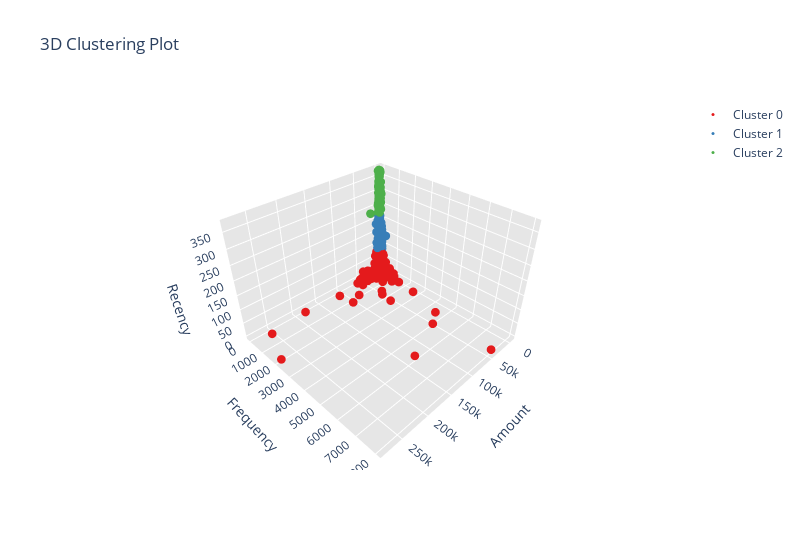
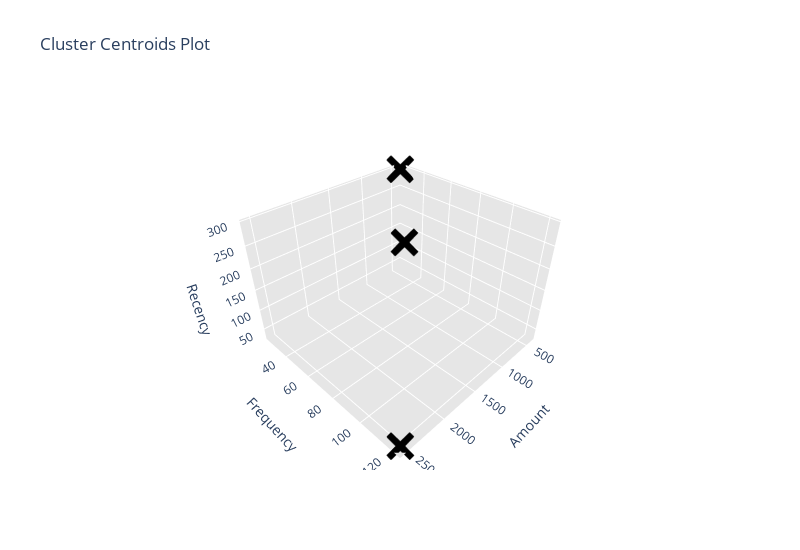

Source (notebook cell) for these figures, in order:
### Code cell
import numpy as np
import pandas as pd
import plotly.graph_objs as go
from sklearn.cluster import KMeans
from sklearn.preprocessing import MinMaxScaler

# Assuming rfm_df is already defined and scaled
num_clusters = 3  # Adjust the number of clusters as needed
kmeans = KMeans(n_clusters=num_clusters, random_state=42)
rfm['kmeans'] = kmeans.fit_predict(rfm_df_scaled)

# Function to plot 3D Clusters
def Plot3dClustering(n, X, type_c):
    data = []
    colors = ['rgb(228,26,28)', 'rgb(55,126,184)', 'rgb(77,175,74)']
    
    for i in range(n):
        x = X[X[type_c] == i]['Amount']
        y = X[X[type_c] == i]['Frequency']
        z = X[X[type_c] == i]['Recency']
        
        trace = go.Scatter3d(
            name=f'Cluster {i}',
            x=x, y=y, z=z,
            mode='markers',
            marker=dict(size=3, color=colors[i], line=dict(width=0))
        )
        data.append(trace)

    layout = go.Layout(
        width=800,
        height=550,
        title='3D Clustering Plot',
        scene=dict(
            xaxis=dict(title='Amount', gridcolor='rgb(255, 255, 255)', zerolinecolor='rgb(255, 255, 255)', showbackground=True, backgroundcolor='rgb(230, 230, 230)'),
            yaxis=dict(title='Frequency', gridcolor='rgb(255, 255, 255)', zerolinecolor='rgb(255, 255, 255)', showbackground=True, backgroundcolor='rgb(230, 230, 230)'),
            zaxis=dict(title='Recency', gridcolor='rgb(255, 255, 255)', zerolinecolor='rgb(255, 255, 255)', showbackground=True, backgroundcolor='rgb(230, 230, 230)'),
            aspectratio=dict(x=1, y=1, z=0.7),
            aspectmode='manual'
        ),
    )
    
    fig = go.Figure(data=data, layout=layout)
    pyo.iplot(fig, filename='3d-scatter-colorscale', validate=False)

# Function to plot Cluster Centroids
def PlotClusterCentroids(X, kmeans):
    centroids = kmeans.cluster_centers_
    centroids_df = pd.DataFrame(min_max_scaler.inverse_transform(centroids), columns=['Amount', 'Frequency', 'Recency'])

    centroid_trace = go.Scatter3d(
        name='Centroids',
        x=centroids_df['Amount'], 
        y=centroids_df['Frequency'], 
        z=centroids_df['Recency'],
        mode='markers',
        marker=dict(size=10, color='black', symbol='x', line=dict(width=1))
    )

    layout = go.Layout(
        width=800,
        height=550,
        title='Cluster Centroids Plot',
        scene=dict(
            xaxis=dict(title='Amount', gridcolor='rgb(255, 255, 255)', zerolinecolor='rgb(255, 255, 255)', showbackground=True, backgroundcolor='rgb(230, 230, 230)'),
            yaxis=dict(title='Frequency', gridcolor='rgb(255, 255, 255)', zerolinecolor='rgb(255, 255, 255)', showbackground=True, backgroundcolor='rgb(230, 230, 230)'),
            zaxis=dict(title='Recency', gridcolor='rgb(255, 255, 255)', zerolinecolor='rgb(255, 255, 255)', showbackground=True, backgroundcolor='rgb(230, 230, 230)'),
            aspectratio=dict(x=1, y=1, z=0.7),
            aspectmode='manual'
        ),
    )

    fig = go.Figure(data=[centroid_trace], layout=layout)
    pyo.iplot(fig, filename='centroids-scatter', validate=False)

# Call the plotting functions
Plot3dClustering(n=num_clusters, X=rfm, type_c='kmeans')
PlotClusterCentroids(rfm, kmeans)

### Figure 1 — Plotly figure (JSON) as saved in the notebook; plotly's stock layout.template omitted (floating-point values rounded to 4 significant figures; data arrays with more than 128 entries replaced by an {"elided": "..."} marker saying what was removed)
{"data": [{"marker": {"color": "rgb(228,26,28)", "line": {"width": 0}, "size": 3}, "mode": "markers", "name": "Cluster 0", "type": "scatter3d", "x": {"elided": "2934 float values"}, "y": {"elided": "2934 int values"}, "z": {"elided": "2934 int values"}}, {"marker": {"color": "rgb(55,126,184)", "line": {"width": 0}, "size": 3}, "mode": "markers", "name": "Cluster 1", "type": "scatter3d", "x": {"elided": "807 float values"}, "y": {"elided": "807 int values"}, "z": {"elided": "807 int values"}}, {"marker": {"color": "rgb(77,175,74)", "line": {"width": 0}, "size": 3}, "mode": "markers", "name": "Cluster 2", "type": "scatter3d", "x": {"elided": "631 float values"}, "y": {"elided": "631 int values"}, "z": {"elided": "631 int values"}}], "layout": {"height": 550, "scene": {"aspectmode": "manual", "aspectratio": {"x": 1, "y": 1, "z": 0.7}, "xaxis": {"backgroundcolor": "rgb(230, 230, 230)", "gridcolor": "rgb(255, 255, 255)", "showbackground": true, "title": {"text": "Amount"}, "zerolinecolor": "rgb(255, 255, 255)"}, "yaxis": {"backgroundcolor": "rgb(230, 230, 230)", "gridcolor": "rgb(255, 255, 255)", "showbackground": true, "title": {"text": "Frequency"}, "zerolinecolor": "rgb(255, 255, 255)"}, "zaxis": {"backgroundcolor": "rgb(230, 230, 230)", "gridcolor": "rgb(255, 255, 255)", "showbackground": true, "title": {"text": "Recency"}, "zerolinecolor": "rgb(255, 255, 255)"}}, "title": {"text": "3D Clustering Plot"}, "width": 800}}

### Figure 2 — Plotly figure (JSON) as saved in the notebook; plotly's stock layout.template omitted (floating-point values rounded to 4 significant figures)
{"data": [{"marker": {"color": "black", "line": {"width": 1}, "size": 10, "symbol": "x"}, "mode": "markers", "name": "Centroids", "type": "scatter3d", "x": [2548.0, 703.0, 406.1], "y": [122.4, 40.7, 23.46], "z": [30.29, 153.0, 295.0]}], "layout": {"height": 550, "scene": {"aspectmode": "manual", "aspectratio": {"x": 1, "y": 1, "z": 0.7}, "xaxis": {"backgroundcolor": "rgb(230, 230, 230)", "gridcolor": "rgb(255, 255, 255)", "showbackground": true, "title": {"text": "Amount"}, "zerolinecolor": "rgb(255, 255, 255)"}, "yaxis": {"backgroundcolor": "rgb(230, 230, 230)", "gridcolor": "rgb(255, 255, 255)", "showbackground": true, "title": {"text": "Frequency"}, "zerolinecolor": "rgb(255, 255, 255)"}, "zaxis": {"backgroundcolor": "rgb(230, 230, 230)", "gridcolor": "rgb(255, 255, 255)", "showbackground": true, "title": {"text": "Recency"}, "zerolinecolor": "rgb(255, 255, 255)"}}, "title": {"text": "Cluster Centroids Plot"}, "width": 800}}
